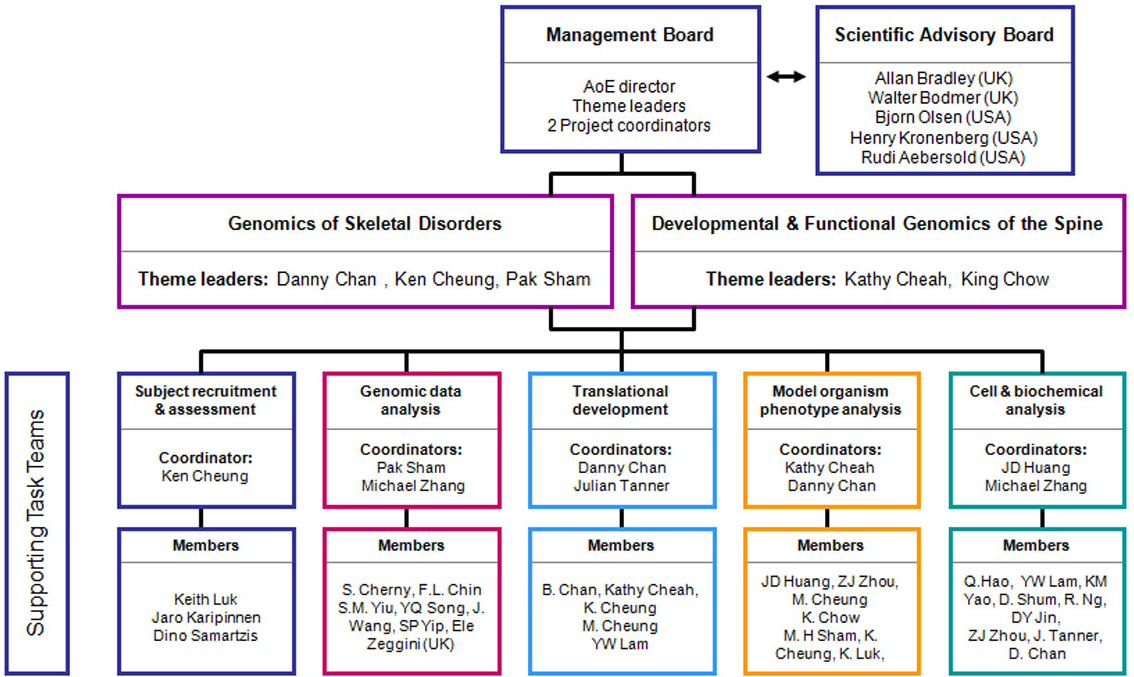
#> input picture google_cloud_vision_api/test.jpg, 1134 x 677 px
$ python merge_img.py
#> lines starting #> are read from the running program, lines starting #| are printed output that depends on the picture
from PIL import Image
import requests
from io import BytesIO


def _url_to_pil(url):
    img = Image.open(BytesIO(requests.get(url).content))
    return img


def _path_to_pil(path):
    img = Image.open(path)
    return img


def gen_img(url_or_path):
    if url_or_path.startswith('http'):
        img = _url_to_pil(url=url_or_path)
    else:
        img = _path_to_pil(path=url_or_path)
    return img


def gen_img_dict(paths):
    img_dict = {}
    for path in paths:
        try:
            img_dict[path] = gen_img(path)
#> in _path_to_pil, img is the input picture: PIL image 1134x677 RGB; mean R, G, B 232.1, 229.9, 234.2
        except (Exception, ) as e:
            print(path)
            print(e)
    return img_dict


def gen_height_dict(img_dict):
    height_dict = {}
    print(img_dict)
    for path, img in img_dict.items():
        width, height = img.size
        height_dict[path] = height
    return height_dict


def gen_heightsum_list(img_dict):
    height_dict = gen_height_dict(img_dict)
    height_list = list(height_dict.items())
    height_list.sort(key=lambda x: x[1], reverse=False)
    heightsum_list = []
    sum_ = 0
    for path, height in height_dict.items():
        sum_ += height
        heightsum_list.append((path, sum_))
    return heightsum_list


def _gen_plain_background(img_dict):
    background_width = max(
        [w for w, h in [img.size for img in img_dict.values()]])
    heightsum_list = gen_heightsum_list(img_dict)
    background_height = heightsum_list[-1][1]
    background = Image.new('RGB', (background_width, background_height))
    return background


def merge_img(img_dict):
    plain_background = _gen_plain_background(img_dict)
    height_dict = gen_height_dict(img_dict)
    heightsum_list = gen_heightsum_list(img_dict)
    for path, heightsum in heightsum_list:
        img = img_dict[path]
        paste_end_height = heightsum
        paste_start_height = paste_end_height - height_dict[path]
        plain_background.paste(img, (0, paste_start_height))
    merged_image = plain_background
    return merged_image


if __name__ == '__main__':
    paths = ["test.jpg", "test2.png", ]
    img_dict = gen_img_dict(paths)
#> img_dict = 2 items
    merged_image = merge_img(img_dict)
#> in _gen_plain_background, `background_width = max( [w for w, h in [img.size for img in img_dict.v..`: background_width = 1134
#| {'test.jpg': <PIL.JpegImagePlugin.JpegImageFile image mode=RGB size=1134x677 at 0x7FBE77696AD0>, 'test2.png': <PIL.PngImagePlugin.PngImageFile image mode=P size=633x868 at 0x7FBE7769DA90>}
#> the loop in gen_height_dict, `for path, img in img_dict.items():` made 2 passes
#> (path, width, height) on passes 1 to 2: ('test.jpg', 1134, 677), ('test2.png', 633, 868)
#> after the loop in gen_height_dict, `for path, img in img_dict.items():`: height_dict = {'test.jpg': 677, 'test2.png': 868}
#> in gen_heightsum_list, `height_list = list(height_dict.items())`: height_list = [('test.jpg', 677), ('test2.png', 868)]
#> the loop in gen_heightsum_list, `for path, height in height_dict.items():` made 2 passes
#> (path, height, sum_) on passes 1 to 2: ('test.jpg', 677, 677), ('test2.png', 868, 1545)
#> after the loop in gen_heightsum_list, `for path, height in height_dict.items():`: heightsum_list = [('test.jpg', 677), ('test2.png', 1545)]; sum_ = 1545
#> in _gen_plain_background, `heightsum_list = gen_heightsum_list(img_dict)`: heightsum_list = [('test.jpg', 677), ('test2.png', 1545)]
#> in _gen_plain_background, `background_height = heightsum_list[-1][1]`: background_height = 1545
#> in _gen_plain_background, `background = Image.new('RGB', (background_width, background_height))`: background: PIL image 1134x1545 RGB; every value is 0
#| {'test.jpg': <PIL.JpegImagePlugin.JpegImageFile image mode=RGB size=1134x677 at 0x7FBE77696AD0>, 'test2.png': <PIL.PngImagePlugin.PngImageFile image mode=P size=633x868 at 0x7FBE7769DA90>}
#> the loop in gen_height_dict (call 2), `for path, img in img_dict.items():` made 2 passes
#> in merge_img, `height_dict = gen_height_dict(img_dict)`: height_dict = {'test.jpg': 677, 'test2.png': 868}
#| {'test.jpg': <PIL.JpegImagePlugin.JpegImageFile image mode=RGB size=1134x677 at 0x7FBE77696AD0>, 'test2.png': <PIL.PngImagePlugin.PngImageFile image mode=P size=633x868 at 0x7FBE7769DA90>}
#> the loop in gen_heightsum_list (call 2), `for path, height in height_dict.items():` made 2 passes
#> in merge_img, `heightsum_list = gen_heightsum_list(img_dict)`: heightsum_list = [('test.jpg', 677), ('test2.png', 1545)]
#> the loop in merge_img, `for path, heightsum in heightsum_list:` made 2 passes
#> (path, heightsum, paste_end_height, paste_start_height) on passes 1 to 2: ('test.jpg', 677, 677, 0), ('test2.png', 1545, 1545, 677)
#> after the loop in merge_img, `for path, heightsum in heightsum_list:`:
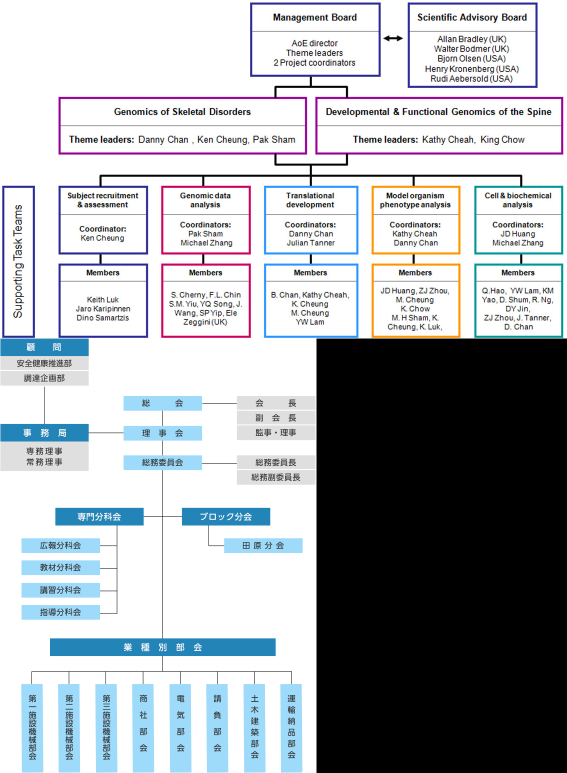
#> plain_background: PIL image 1134x1545 RGB (shown at 1/2 size); mean R, G, B 169.5, 173.7, 178.4
    merged_image.save("merged_image.png", format="PNG")
